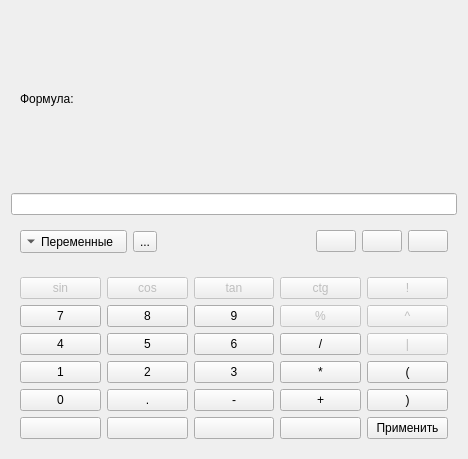
<?xml version="1.0" encoding="UTF-8"?>
<ui version="4.0">
 <class>ExprEditor</class>
 <widget class="QWidget" name="ExprEditor">
  <property name="geometry">
   <rect>
    <x>0</x>
    <y>0</y>
    <width>468</width>
    <height>459</height>
   </rect>
  </property>
  <property name="windowTitle">
   <string>Редактор математических выражений</string>
  </property>
  <layout class="QVBoxLayout" name="iExprEditorVbox">
   <item>
    <widget class="QWidget" name="expressionWdg" native="true">
     <property name="sizePolicy">
      <sizepolicy hsizetype="Minimum" vsizetype="Minimum">
       <horstretch>0</horstretch>
       <verstretch>0</verstretch>
      </sizepolicy>
     </property>
     <layout class="QHBoxLayout" name="iExpressionHbox">
      <item>
       <widget class="QLabel" name="exprLbl">
        <property name="sizePolicy">
         <sizepolicy hsizetype="Maximum" vsizetype="Minimum">
          <horstretch>0</horstretch>
          <verstretch>0</verstretch>
         </sizepolicy>
        </property>
        <property name="layoutDirection">
         <enum>Qt::LeftToRight</enum>
        </property>
        <property name="text">
         <string>Формула:</string>
        </property>
       </widget>
      </item>
      <item>
       <widget class="QWidget" name="exprViewWdg" native="true"/>
      </item>
     </layout>
    </widget>
   </item>
   <item>
    <widget class="QLineEdit" name="exprEdt">
     <property name="frame">
      <bool>true</bool>
     </property>
    </widget>
   </item>
   <item>
    <widget class="QWidget" name="variableControlWdg" native="true">
     <property name="sizePolicy">
      <sizepolicy hsizetype="Preferred" vsizetype="Maximum">
       <horstretch>0</horstretch>
       <verstretch>0</verstretch>
      </sizepolicy>
     </property>
     <layout class="QHBoxLayout" name="iChannelControlHbox">
      <item>
       <widget class="QToolButton" name="variableBtn">
        <property name="contextMenuPolicy">
         <enum>Qt::CustomContextMenu</enum>
        </property>
        <property name="text">
         <string>Переменные</string>
        </property>
        <property name="popupMode">
         <enum>QToolButton::InstantPopup</enum>
        </property>
        <property name="toolButtonStyle">
         <enum>Qt::ToolButtonTextBesideIcon</enum>
        </property>
        <property name="arrowType">
         <enum>Qt::DownArrow</enum>
        </property>
       </widget>
      </item>
      <item>
       <widget class="QToolButton" name="addVariable">
        <property name="text">
         <string>...</string>
        </property>
        <property name="icon">
         <iconset resource="../../../../etc/mappi.qrc">
          <normaloff>:/mappi/icons/edit-black.png</normaloff>:/mappi/icons/edit-black.png</iconset>
        </property>
       </widget>
      </item>
      <item>
       <spacer name="horizontalSpacer">
        <property name="orientation">
         <enum>Qt::Horizontal</enum>
        </property>
        <property name="sizeHint" stdset="0">
         <size>
          <width>40</width>
          <height>20</height>
         </size>
        </property>
       </spacer>
      </item>
      <item>
       <widget class="QPushButton" name="clearBtn">
        <property name="toolTip">
         <string>Очистить</string>
        </property>
        <property name="icon">
         <iconset resource="../../../../etc/mappi.qrc">
          <normaloff>:/mappi/icons/clear.png</normaloff>:/mappi/icons/clear.png</iconset>
        </property>
       </widget>
      </item>
      <item>
       <widget class="QPushButton" name="undoBtn">
        <property name="toolTip">
         <string>Отменить последнее действие</string>
        </property>
        <property name="icon">
         <iconset resource="../../../../etc/mappi.qrc">
          <normaloff>:/mappi/icons/undo.png</normaloff>:/mappi/icons/undo.png</iconset>
        </property>
        <property name="autoRepeat">
         <bool>true</bool>
        </property>
        <property name="autoRepeatDelay">
         <number>500</number>
        </property>
        <property name="autoRepeatInterval">
         <number>300</number>
        </property>
       </widget>
      </item>
      <item>
       <widget class="QPushButton" name="redoBtn">
        <property name="toolTip">
         <string>Повторить последнее действие</string>
        </property>
        <property name="icon">
         <iconset resource="../../../../etc/mappi.qrc">
          <normaloff>:/mappi/icons/redo.png</normaloff>:/mappi/icons/redo.png</iconset>
        </property>
        <property name="autoRepeat">
         <bool>true</bool>
        </property>
        <property name="autoRepeatDelay">
         <number>500</number>
        </property>
        <property name="autoRepeatInterval">
         <number>300</number>
        </property>
       </widget>
      </item>
     </layout>
    </widget>
   </item>
   <item>
    <widget class="QWidget" name="calculatorWdg" native="true">
     <layout class="QGridLayout" name="calcLay">
      <item row="5" column="3">
       <widget class="QPushButton" name="mulBtn">
        <property name="toolTip">
         <string>Умножение</string>
        </property>
        <property name="text">
         <string>*</string>
        </property>
       </widget>
      </item>
      <item row="5" column="2">
       <widget class="QPushButton" name="threeBtn">
        <property name="text">
         <string>3</string>
        </property>
       </widget>
      </item>
      <item row="0" column="0">
       <widget class="QPushButton" name="sinBtn">
        <property name="enabled">
         <bool>false</bool>
        </property>
        <property name="toolTip">
         <string>Синус</string>
        </property>
        <property name="text">
         <string>sin</string>
        </property>
       </widget>
      </item>
      <item row="3" column="2">
       <widget class="QPushButton" name="sixBtn">
        <property name="text">
         <string>6</string>
        </property>
       </widget>
      </item>
      <item row="3" column="0">
       <widget class="QPushButton" name="fourBtn">
        <property name="text">
         <string>4</string>
        </property>
       </widget>
      </item>
      <item row="6" column="2">
       <widget class="QPushButton" name="subBtn">
        <property name="toolTip">
         <string>Вычитание/Отрицание</string>
        </property>
        <property name="text">
         <string>-</string>
        </property>
       </widget>
      </item>
      <item row="1" column="1">
       <widget class="QPushButton" name="eightBtn">
        <property name="text">
         <string>8</string>
        </property>
       </widget>
      </item>
      <item row="1" column="3">
       <widget class="QPushButton" name="modBtn">
        <property name="enabled">
         <bool>false</bool>
        </property>
        <property name="toolTip">
         <string>Остаток от деления</string>
        </property>
        <property name="text">
         <string>%</string>
        </property>
       </widget>
      </item>
      <item row="3" column="1">
       <widget class="QPushButton" name="fiveBtn">
        <property name="text">
         <string>5</string>
        </property>
       </widget>
      </item>
      <item row="6" column="1">
       <widget class="QPushButton" name="commaBtn">
        <property name="text">
         <string>.</string>
        </property>
       </widget>
      </item>
      <item row="0" column="2">
       <widget class="QPushButton" name="tanBtn">
        <property name="enabled">
         <bool>false</bool>
        </property>
        <property name="toolTip">
         <string>Тангенс</string>
        </property>
        <property name="text">
         <string>tan</string>
        </property>
       </widget>
      </item>
      <item row="5" column="0">
       <widget class="QPushButton" name="oneBtn">
        <property name="text">
         <string>1</string>
        </property>
       </widget>
      </item>
      <item row="6" column="3">
       <widget class="QPushButton" name="addBtn">
        <property name="toolTip">
         <string>Сложение</string>
        </property>
        <property name="text">
         <string>+</string>
        </property>
       </widget>
      </item>
      <item row="0" column="3">
       <widget class="QPushButton" name="ctgBtn">
        <property name="enabled">
         <bool>false</bool>
        </property>
        <property name="toolTip">
         <string>Катангенс</string>
        </property>
        <property name="text">
         <string>ctg</string>
        </property>
       </widget>
      </item>
      <item row="1" column="2">
       <widget class="QPushButton" name="nineBtn">
        <property name="text">
         <string>9</string>
        </property>
       </widget>
      </item>
      <item row="0" column="1">
       <widget class="QPushButton" name="cosBtn">
        <property name="enabled">
         <bool>false</bool>
        </property>
        <property name="toolTip">
         <string>Косинус</string>
        </property>
        <property name="text">
         <string>cos</string>
        </property>
       </widget>
      </item>
      <item row="6" column="0">
       <widget class="QPushButton" name="zeroBtn">
        <property name="text">
         <string>0</string>
        </property>
       </widget>
      </item>
      <item row="5" column="1">
       <widget class="QPushButton" name="twoBtn">
        <property name="text">
         <string>2</string>
        </property>
       </widget>
      </item>
      <item row="3" column="3">
       <widget class="QPushButton" name="divBtn">
        <property name="toolTip">
         <string>Деление</string>
        </property>
        <property name="text">
         <string>/</string>
        </property>
       </widget>
      </item>
      <item row="1" column="0">
       <widget class="QPushButton" name="sevenBtn">
        <property name="text">
         <string>7</string>
        </property>
       </widget>
      </item>
      <item row="0" column="4">
       <widget class="QPushButton" name="factBtn">
        <property name="enabled">
         <bool>false</bool>
        </property>
        <property name="toolTip">
         <string>Факториал</string>
        </property>
        <property name="text">
         <string>!</string>
        </property>
       </widget>
      </item>
      <item row="1" column="4">
       <widget class="QPushButton" name="powBtn">
        <property name="enabled">
         <bool>false</bool>
        </property>
        <property name="toolTip">
         <string>Степень</string>
        </property>
        <property name="text">
         <string>^</string>
        </property>
       </widget>
      </item>
      <item row="3" column="4">
       <widget class="QPushButton" name="absBtn">
        <property name="enabled">
         <bool>false</bool>
        </property>
        <property name="toolTip">
         <string>Модуль</string>
        </property>
        <property name="text">
         <string>|</string>
        </property>
       </widget>
      </item>
      <item row="5" column="4">
       <widget class="QPushButton" name="lBrackBtn">
        <property name="text">
         <string>(</string>
        </property>
       </widget>
      </item>
      <item row="6" column="4">
       <widget class="QPushButton" name="rBrackBtn">
        <property name="text">
         <string>)</string>
        </property>
       </widget>
      </item>
      <item row="7" column="0">
       <widget class="QPushButton" name="leftBtn">
        <property name="toolTip">
         <string>переместить курсор влево</string>
        </property>
        <property name="icon">
         <iconset resource="../../../../etc/mappi.qrc">
          <normaloff>:/mappi/icons/left-arrow.png</normaloff>:/mappi/icons/left-arrow.png</iconset>
        </property>
        <property name="autoRepeat">
         <bool>true</bool>
        </property>
       </widget>
      </item>
      <item row="7" column="1">
       <widget class="QPushButton" name="rightBtn">
        <property name="toolTip">
         <string>Переместить курсор вправо</string>
        </property>
        <property name="icon">
         <iconset resource="../../../../etc/mappi.qrc">
          <normaloff>:/mappi/icons/right-arrow.png</normaloff>:/mappi/icons/right-arrow.png</iconset>
        </property>
        <property name="autoRepeat">
         <bool>true</bool>
        </property>
       </widget>
      </item>
      <item row="7" column="2">
       <widget class="QPushButton" name="backspaceBtn">
        <property name="toolTip">
         <string>Удалить символ слева</string>
        </property>
        <property name="icon">
         <iconset resource="../../../../etc/mappi.qrc">
          <normaloff>:/mappi/icons/backspace.png</normaloff>:/mappi/icons/backspace.png</iconset>
        </property>
        <property name="autoRepeat">
         <bool>true</bool>
        </property>
       </widget>
      </item>
      <item row="7" column="3">
       <widget class="QPushButton" name="delBtn">
        <property name="toolTip">
         <string>Удалить символ справа</string>
        </property>
        <property name="icon">
         <iconset resource="../../../../etc/mappi.qrc">
          <normaloff>:/mappi/icons/frontspace.png</normaloff>:/mappi/icons/frontspace.png</iconset>
        </property>
        <property name="autoRepeat">
         <bool>true</bool>
        </property>
       </widget>
      </item>
      <item row="7" column="4">
       <widget class="QPushButton" name="enterBtn">
        <property name="toolTip">
         <string>Сохранить и закрыть</string>
        </property>
        <property name="text">
         <string>Применить</string>
        </property>
       </widget>
      </item>
     </layout>
     <zorder>subBtn</zorder>
     <zorder>addBtn</zorder>
     <zorder>mulBtn</zorder>
     <zorder>divBtn</zorder>
     <zorder>sinBtn</zorder>
     <zorder>sixBtn</zorder>
     <zorder>threeBtn</zorder>
     <zorder>eightBtn</zorder>
     <zorder>fiveBtn</zorder>
     <zorder>fourBtn</zorder>
     <zorder>commaBtn</zorder>
     <zorder>twoBtn</zorder>
     <zorder>nineBtn</zorder>
     <zorder>tanBtn</zorder>
     <zorder>oneBtn</zorder>
     <zorder>cosBtn</zorder>
     <zorder>zeroBtn</zorder>
     <zorder>modBtn</zorder>
     <zorder>ctgBtn</zorder>
     <zorder>sevenBtn</zorder>
     <zorder>factBtn</zorder>
     <zorder>powBtn</zorder>
     <zorder>absBtn</zorder>
     <zorder>lBrackBtn</zorder>
     <zorder>rBrackBtn</zorder>
     <zorder>leftBtn</zorder>
     <zorder>rightBtn</zorder>
     <zorder>backspaceBtn</zorder>
     <zorder>delBtn</zorder>
     <zorder>enterBtn</zorder>
    </widget>
   </item>
  </layout>
 </widget>
 <tabstops>
  <tabstop>exprEdt</tabstop>
  <tabstop>variableBtn</tabstop>
  <tabstop>addVariable</tabstop>
  <tabstop>sinBtn</tabstop>
  <tabstop>cosBtn</tabstop>
  <tabstop>tanBtn</tabstop>
  <tabstop>ctgBtn</tabstop>
  <tabstop>factBtn</tabstop>
  <tabstop>sevenBtn</tabstop>
  <tabstop>eightBtn</tabstop>
  <tabstop>nineBtn</tabstop>
  <tabstop>modBtn</tabstop>
  <tabstop>powBtn</tabstop>
  <tabstop>fourBtn</tabstop>
  <tabstop>fiveBtn</tabstop>
  <tabstop>sixBtn</tabstop>
  <tabstop>divBtn</tabstop>
  <tabstop>absBtn</tabstop>
  <tabstop>oneBtn</tabstop>
  <tabstop>twoBtn</tabstop>
  <tabstop>threeBtn</tabstop>
  <tabstop>mulBtn</tabstop>
  <tabstop>lBrackBtn</tabstop>
  <tabstop>zeroBtn</tabstop>
  <tabstop>commaBtn</tabstop>
  <tabstop>subBtn</tabstop>
  <tabstop>addBtn</tabstop>
  <tabstop>rBrackBtn</tabstop>
  <tabstop>leftBtn</tabstop>
  <tabstop>rightBtn</tabstop>
  <tabstop>backspaceBtn</tabstop>
  <tabstop>delBtn</tabstop>
  <tabstop>enterBtn</tabstop>
  <tabstop>clearBtn</tabstop>
  <tabstop>undoBtn</tabstop>
  <tabstop>redoBtn</tabstop>
 </tabstops>
 <resources>
  <include location="../../../../etc/mappi.qrc"/>
 </resources>
 <connections/>
</ui>
